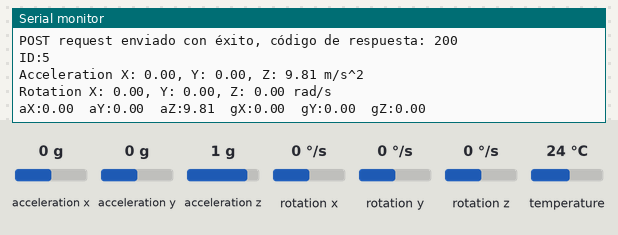
Simulated run of this sketch. Board: ESP8266 (NodeMCU). Shown: the last lines printed to the serial monitor. The inputs (shaded band) are chosen by the test bench; at power-on: acceleration x 0 g, acceleration y 0 g, acceleration z 1 g, rotation x 0 °/s, rotation y 0 °/s, rotation z 0 °/s, temperature 24 °C. WiFi joins after 1.5 s; servers stay silent unless stated; uploads are accepted with an empty reply.

Above: at 2.7 s.
2.8 s: acceleration x set to -1.4 g
At 3.37 s:
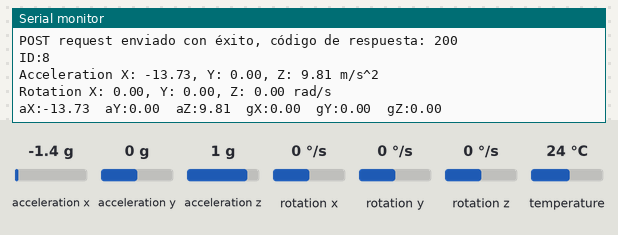
4.3 s: acceleration y set to -0.2 g
At 4.88 s:
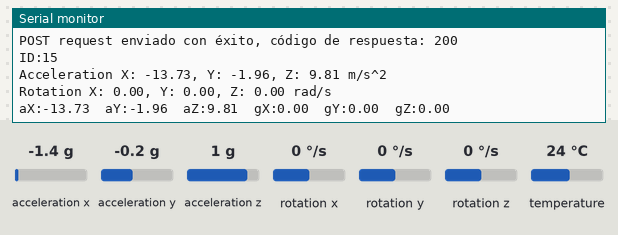
10.3 s: acceleration z set to 0.1 g
At 10.68 s:
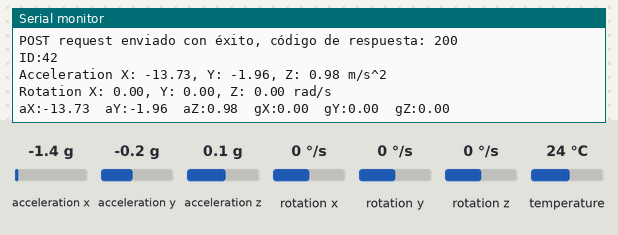
13.3 s: acceleration z set to -0.2 g
At 13.69 s:
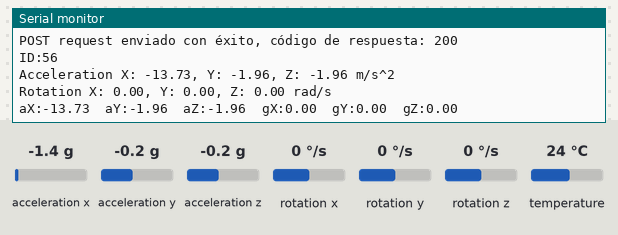
Timing chart, 0 to 15.8 s (numbered marks = the images above; inputs shaded):
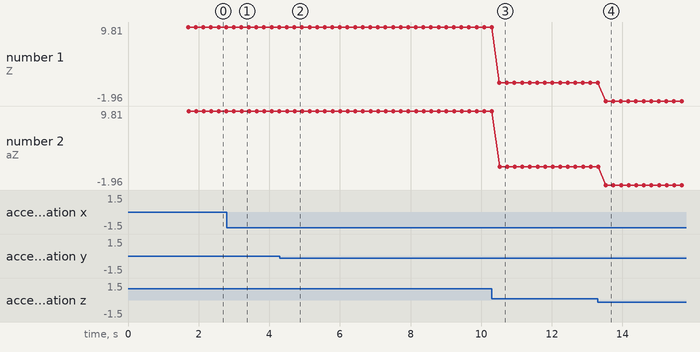

Measured:
- after the input at 2.8 s, the serial monitor: prints a new line after 0.41 s (image 1)
- after the input at 4.3 s, the serial monitor: prints a new line after 0.41 s (image 2)
- after the input at 10.3 s, the serial monitor: prints a new line after 0.21 s (image 3)
- after the input at 13.3 s, the serial monitor: prints a new line after 0.22 s (image 4)
- plotted number 1: 9.81 → 0.98 after the input at 10.3 s
- plotted number 2: 9.81 → 0.98 after the input at 10.3 s

The sketch:

MPU6050_Giro_Aceleracion.ino
```cpp
#include <ESP8266WiFi.h>
#include <ESP8266HTTPClient.h>
#include <Adafruit_MPU6050.h>
#include <Adafruit_Sensor.h>
#include <Wire.h>

const char *ssid =  "***"; // Nombre de la red
const char *pass = "***";  // Contraseña de la red
const char *server = "***";  // Dirección IP del servidor
const int port = 8081;                  // Puerto del servidor
const char *endpoint = "/data";   // Ruta del recurso

WiFiClient client;
HTTPClient http;
Adafruit_MPU6050 mpu;
int id = 1;

void setup() {
  Serial.begin(115200);
  Serial.println("Adafruit MPU6050 test!");

  if (!mpu.begin()) {
    Serial.println("Failed to find MPU6050 chip");
    while (1) {
      delay(10);
    }
  }
  Serial.println("MPU6050 Found!");

  mpu.setAccelerometerRange(MPU6050_RANGE_8_G);
  mpu.setGyroRange(MPU6050_RANGE_500_DEG);
  mpu.setFilterBandwidth(MPU6050_BAND_5_HZ);

  Serial.println("Connecting to WiFi");
  WiFi.begin(ssid, pass);

  while (WiFi.status() != WL_CONNECTED) {
    delay(500);
    Serial.print(".");
  }
  Serial.println("\nWiFi connected");
  Serial.print("IP address: ");
  Serial.println(WiFi.localIP());
}

void loop() {
  sensors_event_t a, g, temp;
  mpu.getEvent(&a, &g, &temp);
  double aX = a.acceleration.x;
  double aY = a.acceleration.y;
  double aZ = a.acceleration.z;

  double gX = g.gyro.x;
  double gY = g.gyro.y;
  double gZ = g.gyro.z;

  String postData = "{\"id\": " + String(id) + ", ";
  postData += "\"ax\": " + String(aX, 15) + ", ";
  postData += "\"ay\": " + String(aY, 15) + ", ";
  postData += "\"az\": " + String(aZ, 15) + ", ";
  postData += "\"gx\": " + String(gX, 15) + ", ";
  postData += "\"gy\": " + String(gY, 15) + ", ";
  postData += "\"gz\": " + String(gZ, 15) + "}";

  if (http.begin(client, server, port, endpoint)) {
    http.addHeader("Content-Type", "application/json");
    int httpResponseCode = http.POST(postData);

    if (httpResponseCode > 0) {
      Serial.print("POST request enviado con éxito, código de respuesta: ");
      Serial.println(httpResponseCode);
    } else {
      Serial.print("Error en el POST request, código de respuesta: ");
      Serial.println(httpResponseCode);
    }
    http.end();
  } else {
    Serial.println("Error al iniciar la conexión HTTP");
  }

  Serial.print("ID:");
  Serial.print(id);
  Serial.println("");

  Serial.print("Acceleration X: ");
  Serial.print(aX, 2);
  Serial.print(", Y: ");
  Serial.print(aY, 2);
  Serial.print(", Z: ");
  Serial.print(aZ, 2);
  Serial.println(" m/s^2");

  Serial.print("Rotation X: ");
  Serial.print(gX, 2);
  Serial.print(", Y: ");
  Serial.print(gY, 2);
  Serial.print(", Z: ");
  Serial.print(gZ, 2);
  Serial.println(" rad/s");
  Serial.println("");

  Serial.print("aX:");
  Serial.print(aX);
  Serial.print("\taY:");
  Serial.print(aY);
  Serial.print("\taZ:");
  Serial.print(aZ);
  Serial.print("\tgX:");
  Serial.print(gX);
  Serial.print("\tgY:");
  Serial.print(gY);
  Serial.print("\tgZ:");
  Serial.println(gZ);

  id++;
}
```
